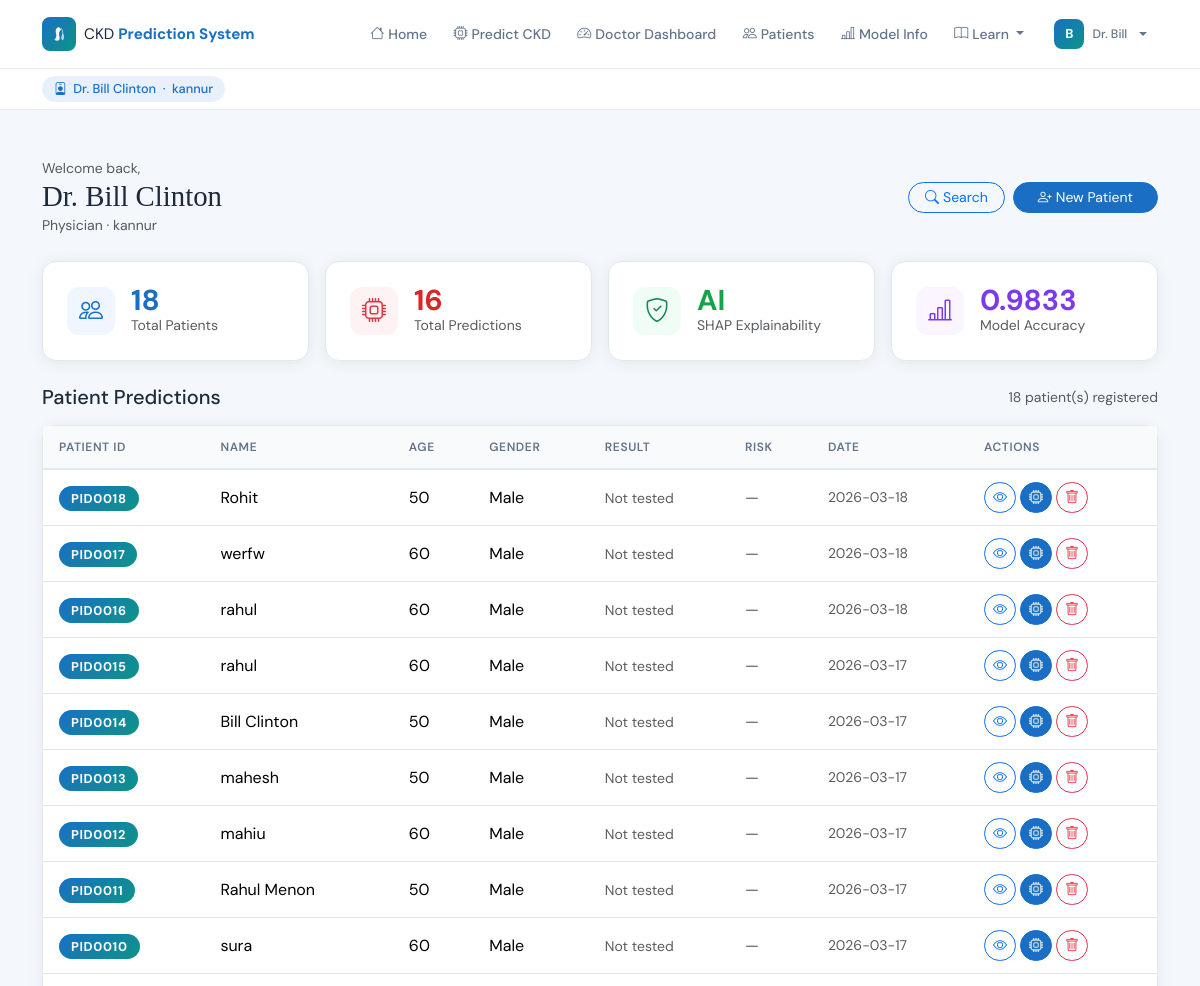
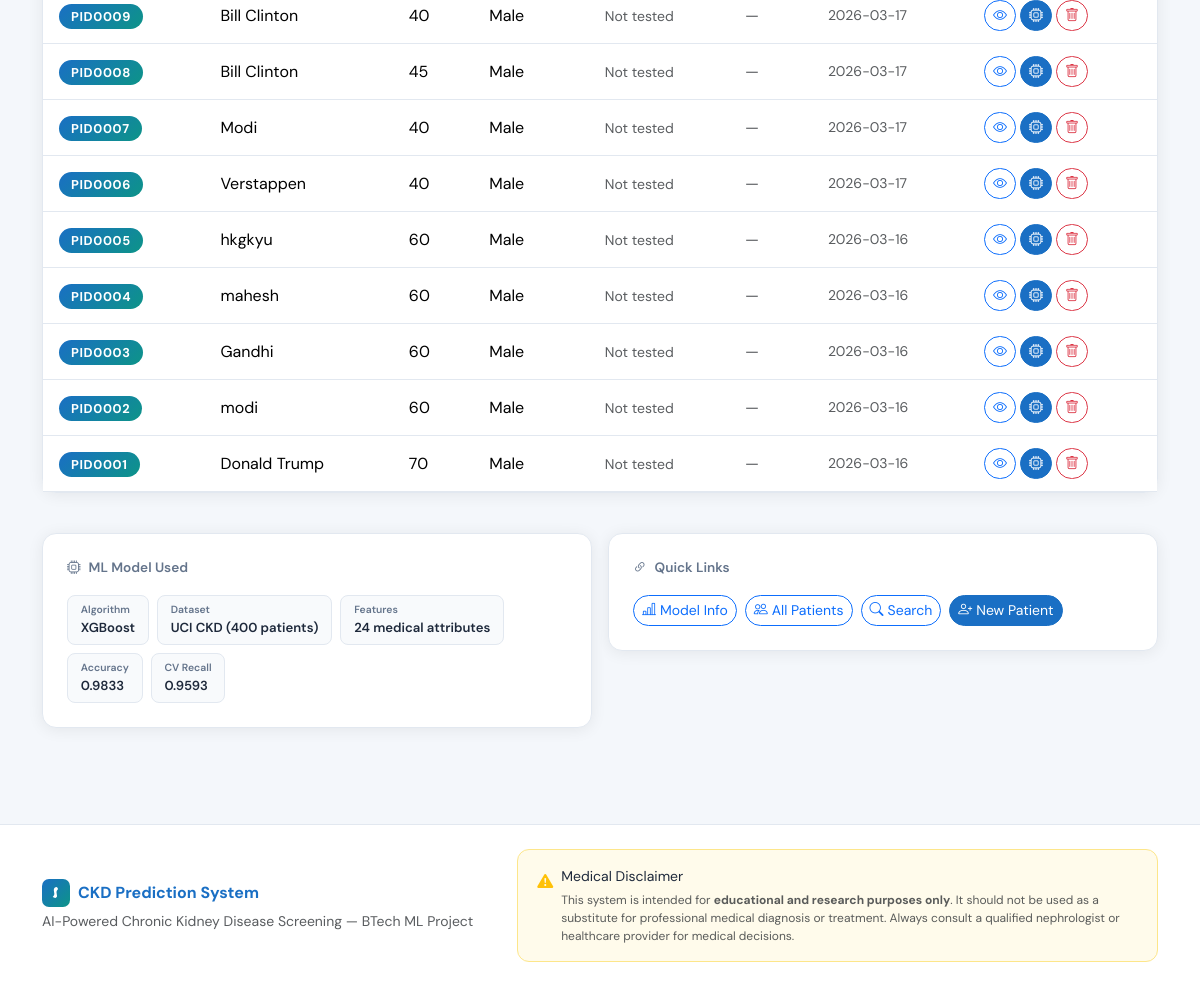
The page /dashboard (signed in) on the database its author committed (2 pictures, top to bottom).
### tables this page shows
CREATE TABLE doctors (
        did         TEXT PRIMARY KEY,
        name        TEXT NOT NULL,
        specialization TEXT,
        hospital    TEXT,
        email       TEXT UNIQUE NOT NULL,
        username    TEXT UNIQUE NOT NULL,
        password    TEXT NOT NULL,
        reg_date    TEXT
    );

CREATE TABLE patients (
        pid         TEXT PRIMARY KEY,
        doctor_id   TEXT,
        name        TEXT NOT NULL,
        age         INTEGER,
        gender      TEXT,
        reg_date    TEXT,
        FOREIGN KEY(doctor_id) REFERENCES doctors(did)
    );

### app.py (the view)
@app.route("/dashboard")
@doctor_required
def dashboard():
    doctor = current_doctor()
    all_p  = get_all_patients(doctor["did"])
    from database import get_conn
    conn = get_conn()
    pids = [p["pid"] for p in all_p]
    total_predictions = 0
    if pids:
        placeholders = ",".join("?" * len(pids))
        total_predictions = conn.execute(
            f"SELECT COUNT(*) FROM reports WHERE pid IN ({placeholders})", pids
        ).fetchone()[0]
    conn.close()
    return render_template("dashboard.html", doctor=doctor,
                           patients=all_p, meta=model_meta,
                           total_predictions=total_predictions)

### templates/dashboard.html (shortened to what this page needs)
{% extends "base.html" %}
{% block content %}
{% if doctor %}
<div class="consulting-bar">
  <div class="container">
    <span class="doc-chip"><i class="bi bi-person-badge"></i> Dr. {{ doctor.name }}{% if doctor.hospital %} &nbsp;·&nbsp; {{ doctor.hospital }}{% endif %}</span>
  </div>
</div>
{% endif %}
<div class="container py-5">
  <div class="row align-items-center mb-4 fade-up">
    <div class="col">
      <p class="text-muted mb-0 small">Welcome back,</p>
      <h2 class="section-title mb-0">Dr. {{ doctor.name }}</h2>
      <span class="text-muted small">{{ doctor.specialization or 'Physician' }}{% if doctor.hospital %} · {{ doctor.hospital }}{% endif %}</span>
    </div>
    <div class="col-auto d-flex gap-2">
      <a href="/search" class="btn btn-outline-primary rounded-pill px-3 btn-sm">
        <i class="bi bi-search me-1"></i>Search
      </a>
      <a href="/register" class="btn btn-primary rounded-pill px-4 btn-sm">
        <i class="bi bi-person-plus me-1"></i>New Patient
      </a>
    </div>
  </div>
  <div class="row g-3 mb-4 fade-up-2">
    <div class="col-sm-6 col-lg-3">
      <div class="ckd-card p-4">
        <div class="d-flex align-items-center gap-3">
          <div style="width:48px;height:48px;background:#eff6ff;border-radius:12px;display:flex;align-items:center;justify-content:center">
            <i class="bi bi-people fs-4" style="color:var(--primary)"></i>
          </div>
          <div>
            <div style="font-size:1.8rem;font-weight:700;color:var(--primary);line-height:1">{{ patients|length }}</div>
            <div class="text-muted small">Total Patients</div>
          </div>
        </div>
      </div>
    </div>
    <div class="col-sm-6 col-lg-3">
      <div class="ckd-card p-4">
        <div class="d-flex align-items-center gap-3">
          <div style="width:48px;height:48px;background:#fef2f2;border-radius:12px;display:flex;align-items:center;justify-content:center">
            <i class="bi bi-cpu fs-4 text-danger"></i>
          </div>
          <div>
            <div style="font-size:1.8rem;font-weight:700;color:#dc2626;line-height:1">{{ total_predictions }}</div>
            <div class="text-muted small">Total Predictions</div>
          </div>
        </div>
      </div>
    </div>
    <div class="col-sm-6 col-lg-3">
      <div class="ckd-card p-4">
        <div class="d-flex align-items-center gap-3">
          <div style="width:48px;height:48px;background:#f0fdf4;border-radius:12px;display:flex;align-items:center;justify-content:center">
            <i class="bi bi-shield-check fs-4 text-success"></i>
          </div>
          <div>
            <div style="font-size:1.8rem;font-weight:700;color:#16a34a;line-height:1">AI</div>
            <div class="text-muted small">SHAP Explainability</div>
          </div>
        </div>
      </div>
    </div>
    <div class="col-sm-6 col-lg-3">
      <div class="ckd-card p-4">
        <div class="d-flex align-items-center gap-3">
          <div style="width:48px;height:48px;background:#faf5ff;border-radius:12px;display:flex;align-items:center;justify-content:center">
            <i class="bi bi-bar-chart-line fs-4" style="color:#7c3aed"></i>
          </div>
          <div>
            <div style="font-size:1.8rem;font-weight:700;color:#7c3aed;line-height:1">
              {{ meta.get("results",[{}])[0].get("Accuracy","?") if meta else "?" }}
            </div>
            <div class="text-muted small">Model Accuracy</div>
          </div>
        </div>
      </div>
    </div>
  </div>
  <div class="fade-up-2">
    <div class="d-flex align-items-center justify-content-between mb-3">
      <h5 class="fw-700 mb-0">Patient Predictions</h5>
      <span class="text-muted small">{{ patients|length }} patient(s) registered</span>
    </div>
    {% if patients %}
    <div class="ckd-card">
      <div class="table-responsive">
        <table class="table ckd-table mb-0">
          <thead>
            <tr>
              <th>Patient ID</th>
              <th>Name</th>
              <th>Age</th>
              <th>Gender</th>
              <th>Result</th>
              <th>Risk</th>
              <th>Date</th>
              <th>Actions</th>
            </tr>
          </thead>
          <tbody>
          {% for p in patients %}
          <tr>
            <td><span class="pid-badge">{{ p.pid }}</span></td>
            <td class="fw-500">{{ p.name }}</td>
            <td>{{ p.age }}</td>
            <td>{{ p.gender or "—" }}</td>
            <td>
              {% if p.last_result is defined and p.last_result %}
                {% if "CKD" in p.last_result and "Not" not in p.last_result %}
                  <span class="risk-badge risk-high" style="font-size:.7rem;padding:.2rem .6rem"><i class="bi bi-x-circle-fill me-1"></i>CKD Detected</span>
                {% else %}
                  <span class="risk-badge risk-low" style="font-size:.7rem;padding:.2rem .6rem"><i class="bi bi-check-circle-fill me-1"></i>No CKD</span>
                {% endif %}
              {% else %}
                <span class="text-muted small">Not tested</span>
              {% endif %}
            </td>
            <td>
              {% if p.last_score is defined and p.last_score %}
                <span class="fw-600" style="font-size:.85rem">{{ p.last_score }}%</span>
              {% else %}
                <span class="text-muted">—</span>
              {% endif %}
            </td>
            <td class="text-muted small">{{ p.reg_date }}</td>
            <td>
              <div class="d-flex gap-1">
                <a href="/patient/{{ p.pid }}" class="btn btn-sm btn-outline-primary rounded-pill" title="View Profile">
                  <i class="bi bi-eye"></i>
                </a>
                <a href="/predict/{{ p.pid }}" class="btn btn-sm btn-primary rounded-pill" title="Run Prediction">
                  <i class="bi bi-cpu"></i>
                </a>
                <button class="btn btn-sm btn-outline-danger rounded-pill" title="Delete"
                  onclick="confirmDelete('{{ p.pid }}','{{ p.name }}')">
                  <i class="bi bi-trash"></i>
                </button>
              </div>
            </td>
          </tr>
          {% endfor %}
          </tbody>
        </table>
      </div>
    </div>
    {% endif %}
  </div>
  <div class="row g-3 mt-4 fade-up-3">
    <div class="col-lg-6">
      <div class="ckd-card p-4">
        <div class="ckd-card-header p-0 border-0 mb-3"><i class="bi bi-cpu"></i> ML Model Used</div>
        <div class="d-flex flex-wrap gap-2">
          {% set top = namespace(name="?", acc="?", cvr="?") %}
        {% if meta %}
          {% set top_row = meta.get("results",[{}])[0] %}
          {% set top.name = meta.get("best_model","RandomForest") %}
          {% set top.acc = top_row.get("Accuracy","?") %}
          {% set top.cvr = top_row.get("CV Recall","?") %}
        {% endif %}
        {% for label,val in [("Algorithm", top.name),("Dataset","UCI CKD (400 patients)"),("Features","24 medical attributes"),("Accuracy", top.acc|string),("CV Recall", top.cvr|string)] %}
          <div style="background:#f8fafc;border:1px solid var(--border);border-radius:8px;padding:.4rem .8rem">
            <div style="font-size:.65rem;color:var(--muted);font-weight:600">{{ label }}</div>
            <div style="font-size:.82rem;font-weight:600;color:var(--text)">{{ val }}</div>
          </div>
          {% endfor %}
        </div>
      </div>
    </div>
    <div class="col-lg-6">
      <div class="ckd-card p-4">
        <div class="ckd-card-header p-0 border-0 mb-3"><i class="bi bi-link-45deg"></i> Quick Links</div>
        <div class="d-flex flex-wrap gap-2">
          <a href="/model-info" class="btn btn-outline-primary btn-sm rounded-pill"><i class="bi bi-bar-chart-line me-1"></i>Model Info</a>
          <a href="/patients" class="btn btn-outline-primary btn-sm rounded-pill"><i class="bi bi-people me-1"></i>All Patients</a>
          <a href="/search" class="btn btn-outline-primary btn-sm rounded-pill"><i class="bi bi-search me-1"></i>Search</a>
          <a href="/register" class="btn btn-primary btn-sm rounded-pill"><i class="bi bi-person-plus me-1"></i>New Patient</a>
        </div>
      </div>
    </div>
  </div>
</div>
{% endblock %}

### templates/base.html (shortened to what this page needs)
<!DOCTYPE html>
<html lang="en">
<head>
<link href="https://cdn.jsdelivr.net/npm/bootstrap@5.3.2/dist/css/bootstrap.min.css" rel="stylesheet"/>
<link href="https://cdn.jsdelivr.net/npm/bootstrap-icons@1.11.3/font/bootstrap-icons.css" rel="stylesheet"/>
<link href="{{ url_for('static', filename='css/style.css') }}" rel="stylesheet"/>
</head>
<body>
<nav class="navbar navbar-expand-lg kg-nav sticky-top">
  <div class="container">
    <a class="navbar-brand d-flex align-items-center gap-2" href="/">
      <div class="brand-icon">
      </div>
      <span class="brand-text">CKD <strong>Prediction System</strong></span>
    </a>
    <div class="collapse navbar-collapse" id="nav">
      <ul class="navbar-nav ms-auto align-items-lg-center gap-1">
        <li class="nav-item"><a class="nav-link" href="/"><i class="bi bi-house me-1"></i>Home</a></li>
        <li class="nav-item"><a class="nav-link" href="/register"><i class="bi bi-cpu me-1"></i>Predict CKD</a></li>
        {% if doctor %}
        <li class="nav-item"><a class="nav-link" href="/dashboard"><i class="bi bi-speedometer2 me-1"></i>Doctor Dashboard</a></li>
        <li class="nav-item"><a class="nav-link" href="/patients"><i class="bi bi-people me-1"></i>Patients</a></li>
        {% endif %}
        <li class="nav-item"><a class="nav-link" href="/model-info"><i class="bi bi-bar-chart-line me-1"></i>Model Info</a></li>
        <li class="nav-item dropdown">
          <a class="nav-link dropdown-toggle" href="#" data-bs-toggle="dropdown">
            <i class="bi bi-book me-1"></i>Learn
          </a>
        </li>
        {% if doctor %}
        <li class="nav-item ms-lg-1 dropdown">
          <a class="nav-link dropdown-toggle d-flex align-items-center gap-2 ps-2" href="#" data-bs-toggle="dropdown">
            <div class="doc-avatar">{{ doctor.name[0].upper() }}</div>
            <span class="d-none d-lg-inline small fw-500">Dr. {{ doctor.name.split()[0] }}</span>
          </a>
        </li>
        {% else %}
        <li class="nav-item ms-lg-2">
          <a class="btn btn-outline-primary btn-sm px-3 rounded-pill" href="/doctor/login">
            <i class="bi bi-shield-lock me-1"></i>Admin Login
          </a>
        </li>
        {% endif %}
      </ul>
    </div>
  </div>
</nav>
<main>{% block content %}{% endblock %}</main>
<footer class="kg-footer mt-5 py-4">
  <div class="container">
    <div class="row align-items-center gy-3">
      <div class="col-lg-5">
        <div class="d-flex align-items-center gap-2 mb-1">
          <div class="brand-icon" style="width:28px;height:28px;border-radius:7px">
            <svg width="13" height="13" viewBox="0 0 24 24" fill="none">
              <path d="M12 2C9.5 2 7 4 7 7.5C7 10 8 12 8 14.5C8 17 6.5 19 5 20.5C6.5 21.5 8 22 9.5 22C11.5 22 13 20.5 13 18.5C13 16 12 14 12 11.5C12 9 13.5 7 15 5.5C14 3.5 13 2 12 2Z" fill="white"/>
            </svg>
          </div>
          <span style="font-weight:700;color:var(--primary)">CKD Prediction System</span>
        </div>
        <p class="text-muted small mb-0">AI-Powered Chronic Kidney Disease Screening — BTech ML Project</p>
      </div>
      <div class="col-lg-7">
        <div style="background:#fffbeb;border:1px solid #fde68a;border-radius:12px;padding:1rem 1.2rem">
          <div class="d-flex align-items-start gap-2">
            <i class="bi bi-exclamation-triangle-fill text-warning mt-1 flex-shrink-0"></i>
            <div>
              <div class="fw-600 small mb-1">Medical Disclaimer</div>
              <p class="text-muted mb-0" style="font-size:.75rem;line-height:1.5">
                This system is intended for <strong>educational and research purposes only</strong>. It should not be used as a substitute for professional medical diagnosis or treatment. Always consult a qualified nephrologist or healthcare provider for medical decisions.
              </p>
            </div>
          </div>
        </div>
      </div>
    </div>
  </div>
</footer>
</body>
</html>

### rows shown on the page
doctors: name "B", name "Bill", name "Bill Clinton", hospital "kannur", specialization "Physician"
patients: pid "PID0018", name "Rohit", age "50", gender "Male", reg_date "2026-03-18"
patients: pid "PID0017", name "werfw", age "60", gender "Male", reg_date "2026-03-18"
patients: pid "PID0016", name "rahul", age "60", gender "Male", reg_date "2026-03-18"
patients: pid "PID0015", name "rahul", age "60", gender "Male", reg_date "2026-03-17"
patients: pid "PID0014", name "Bill Clinton", age "50", gender "Male", reg_date "2026-03-17"
patients: pid "PID0013", name "mahesh", age "50", gender "Male", reg_date "2026-03-17"
patients: pid "PID0012", name "mahiu", age "60", gender "Male", reg_date "2026-03-17"
patients: pid "PID0011", name "Rahul Menon", age "50", gender "Male", reg_date "2026-03-17"
patients: pid "PID0010", name "sura", age "60", gender "Male", reg_date "2026-03-17"
patients: pid "PID0009", name "Bill Clinton", age "40", gender "Male", reg_date "2026-03-17"
patients: pid "PID0008", name "Bill Clinton", age "45", gender "Male", reg_date "2026-03-17"
patients: pid "PID0007", name "Modi", age "40", gender "Male", reg_date "2026-03-17"
patients: pid "PID0006", name "Verstappen", age "40", gender "Male", reg_date "2026-03-17"
patients: pid "PID0005", name "hkgkyu", age "60", gender "Male", reg_date "2026-03-16"
patients: pid "PID0004", name "mahesh", age "60", gender "Male", reg_date "2026-03-16"
patients: pid "PID0003", name "Gandhi", age "60", gender "Male", reg_date "2026-03-16"
patients: pid "PID0002", name "modi", age "60", gender "Male", reg_date "2026-03-16"
patients: pid "PID0001", name "Donald Trump", age "70", gender "Male", reg_date "2026-03-16"

### other values the page prints
{{ patients|length }} "18"
{{ total_predictions }} "16"
{{ meta.get("results",[{}])[0].get("Accuracy","?") if meta else "?" }} "0.9833"
{{ label }} "Algorithm" "Dataset" "Features" "Accuracy" "CV Recall"
{{ val }} "XGBoost" "UCI CKD (400 patients)" "24 medical attributes" "0.9833" "0.9593"
